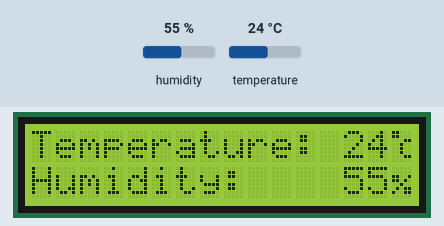
Recording of a program running on a simulated Raspberry Pi (BCM pin numbers). Shown: 16×2 character LCD. The inputs (shaded band) are chosen by the test bench; at power-on: humidity 55 %, temperature 24 °C.

Above: at 1.3 s.
1.4 s: humidity set to 22 %
At 3.0 s:
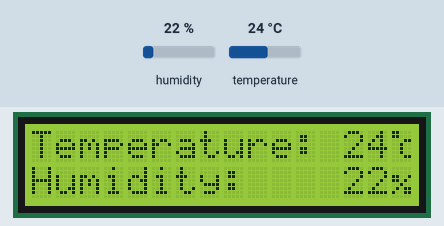
4.4 s: temperature set to 12 °C
At 5.9 s:
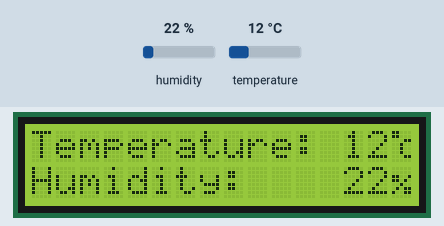
7.4 s: humidity set to 40 %
At 10.5 s:
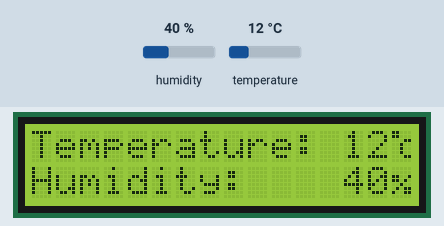
10.9 s: temperature set to 19 °C
At 12.2 s:
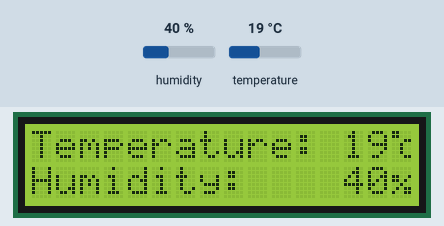
Timing chart, 0 to 13.9 s (numbered marks = the images above; inputs shaded):
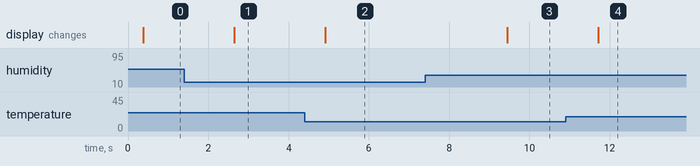

The program:

app.py
```python
from RPLCD.i2c import CharLCD
import time
import board
import adafruit_dht

dht = adafruit_dht.DHT11(board.D25)

lcd = CharLCD(i2c_expander='PCF8574', address=0x26, port=1, cols=16, rows=2, dotsize=8)
lcd.clear()

celcius = 0
celcius_bitmap = (
  0b11000,
  0b11000,
  0b00011,
  0b00100,
  0b00100,
  0b00100,
  0b00011,
  0b00000,
)
lcd.create_char(celcius, celcius_bitmap)

percent = 1
percent_bitmap = (
  0b00000,
  0b00000,
  0b11001,
  0b11010,
  0b00100,
  0b01011,
  0b10011,
  0b00000,
)
lcd.create_char(percent, percent_bitmap)

lcd.clear()
lcd.write_string("Temperature:")
lcd.crlf()
lcd.write_string("Humidity:")

while True:
  try:
    temperature = dht.temperature
    humidity = dht.humidity

    lcd.cursor_pos = (0,13)
    lcd.write_string("{0:>}".format(temperature))
    lcd.write(celcius)

    lcd.cursor_pos = (1,13)
    lcd.write_string("{0:>}".format(humidity))
    lcd.write(percent)

  except RuntimeError as error:
    print(error.args[0])
    time.sleep(2.0)
    continue

  except Exception as error:
    dht.exit()
    raise error

  time.sleep(2.0)
```

Measured:
- after the input at 1.4 s, the display: changes after 1.2 s (image 1)
- after the input at 4.4 s, the display: changes after 0.51 s (image 2)
- after the input at 7.4 s, the display: changes after 2.0 s (image 3)
- after the input at 10.9 s, the display: changes after 0.81 s (image 4)
